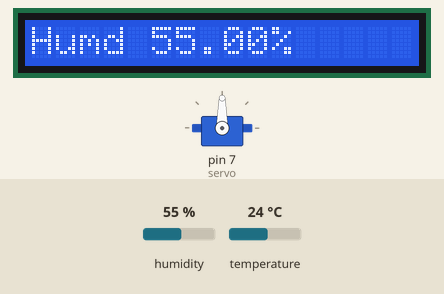
Simulated run of this sketch. Board: Arduino Uno, built with avr-gcc and run on an emulated ATmega328P. Parts: 16×1 character LCD, servo. Inputs (shaded band) come from the test bench; at power-on: humidity 55 %, temperature 24 °C.

Above: at 1.3 s.
1.4 s: humidity set to 47 %
At 6.0 s:
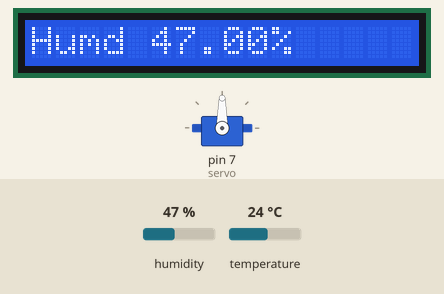
7.4 s: humidity set to 44 %
At 16.2 s:
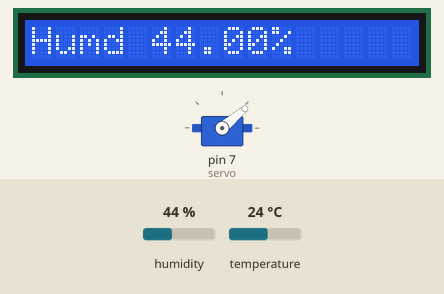
17.1 s: humidity set to 22 %
At 21.7 s:
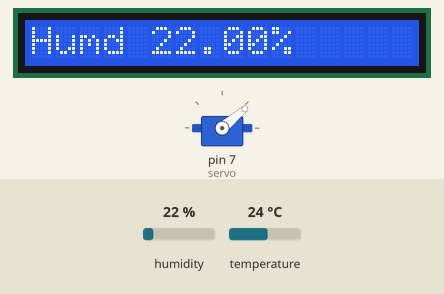
Timing chart, 0 to 27.6 s (numbered marks = the images above; inputs shaded):
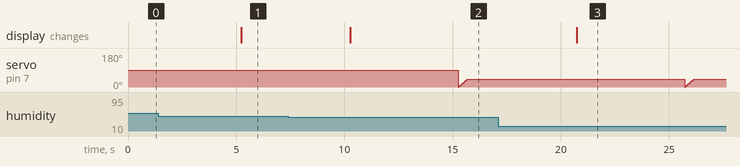

The sketch:

3ControlServo.ino
```cpp
#include <dht.h>
#include <SPI.h>
#include <Wire.h>
#include <LiquidCrystal_I2C.h>
#include <Servo.h>


#define DHT11_PIN A0

LiquidCrystal_I2C lcd(0x27,20,4);

Servo servo;

int servo_pos=0;


dht DHT;


void setup() {

  Serial.begin(9600);
  lcd.init();
   lcd.backlight();
  lcd.begin(16, 1);
  servo.attach(7);

  pinMode(7,OUTPUT);
}

void loop() {

  int chk = DHT.read11(DHT11_PIN);


  lcd.setCursor(0, 0);
  lcd.print("Temp ");
  lcd.print(DHT.temperature);
  lcd.print("\337C");
  lcd.setCursor(0, 1);
  lcd.print("Humd ");
  lcd.print(DHT.humidity);
  lcd.print("% ");
  delay(5000);

//  for(servo_pos=0;servo_pos<=180;servo_pos+=1){
//    servo.write(servo_pos);
//    delay(10);
//  }
//
//  for(servo_pos=180;servo_pos>=1;servo_pos-=5){
//    servo.write(servo_pos);
//    delay(10);
//  }

 float humidity = DHT.humidity;

  if(humidity <=45){

    for(servo_pos=0;servo_pos<=40;servo_pos+=1){
      servo.write(servo_pos);
      delay(10);
    }

     humidity=DHT.humidity;

      delay(5000);
    }

  else if(humidity>=52){

    for(servo_pos=40;servo_pos>=140;servo_pos-=2){
      servo.write(servo_pos);
      delay(10);
    }
  }

}
```

Measured:
- the behaviour switches between 46 and 45 % on humidity (found by bisection; images 1 and 2)
- after the input at 1.4 s, the display: changes after 3.8 s (image 1)
- after the input at 7.4 s, the display: changes after 2.9 s (image 2)
- after the input at 17.1 s, the display: changes after 3.6 s (image 3)
